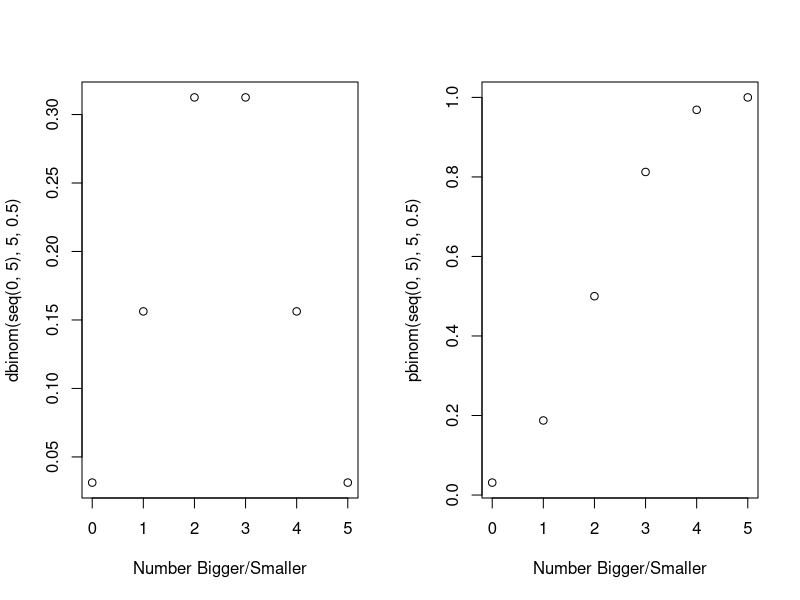
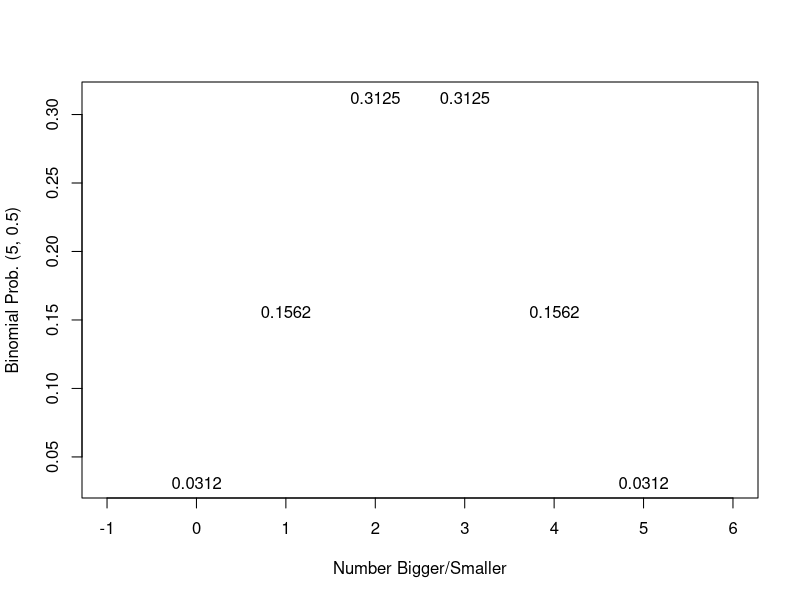

Generate these figures, in order, with R:
## ---- chunk 1
knitr::opts_chunk$set(echo = TRUE, message=FALSE, warning=FALSE)
## ---- chunk 2
par(mfrow=c(1,2))
plot(x=seq(0,5), y=dbinom(seq(0,5), 5, 0.5), xlab="Number Bigger/Smaller")
plot(x=seq(0,5), y=pbinom(seq(0,5), 5, 0.5), xlab="Number Bigger/Smaller")
## ---- chunk 3
par(mfrow=c(1,1))
plot(x=seq(0,5), y=dbinom(seq(0,5), 5, 0.5), xlab="Number Bigger/Smaller", pch="", ylab="Binomial Prob. (5, 0.5)", xlim=c(-1,6))
text(x=seq(0,5), y=dbinom(seq(0,5), 5, 0.5), labels=round(dbinom(seq(0,5), 5, 0.5), digits=4))
